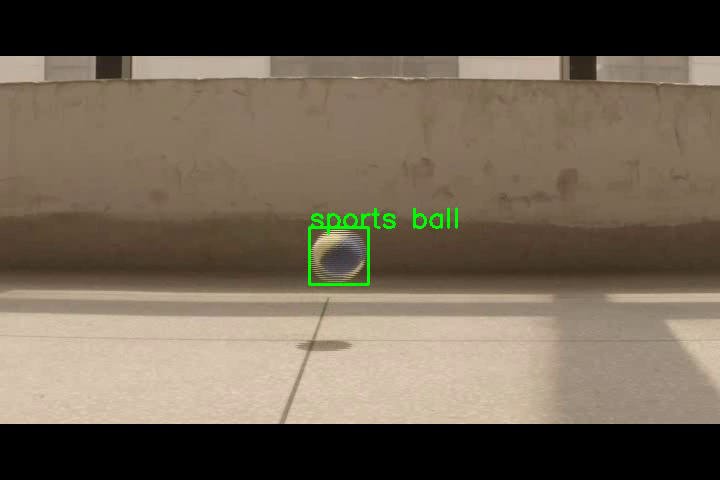
#> input picture frame 5 of media/output.mp4, 720 x 480 px, given in place of perfect_curved_ball.avi, which was not available
$ python sparse_optical_flow.py
#> lines starting #> are read from the running program, lines starting #| are printed output that depends on the picture; after the words box and inside, x2 and y2 are one past the last pixel; in counts of white or black regions, pixels touching at a corner belong together; pictures that were not available may be replaced by others from this repository, and a replacement may not be noted
import numpy as np
import cv2
import time

is_begin = True

lk_params = dict(winSize=(15, 15),
                 maxLevel=2,
                 criteria=(cv2.TERM_CRITERIA_EPS | cv2.TERM_CRITERIA_COUNT, 10, 0.03))

feature_params = dict(maxCorners=20,
                      qualityLevel=0.3,
                      minDistance=10,
                      blockSize=7)

trajectory_len = 40
detect_interval = 5
trajectories = []
frame_idx = 0

# cap = cv2.VideoCapture(0)
# cap = cv2.VideoCapture("../media/kid_play_tennis.mp4")
cap = cv2.VideoCapture("../media/perfect_curved_ball.avi")
output_file = "./output.mp4"
output_mask_file = "./output_mask.mp4"
fourcc = cv2.VideoWriter_fourcc('a', 'v', 'c', '1')

# initial
# old_frame = cap.read()
# mask = np.zeros_like(old_frame)

while True:

    # start time to calculate FPS
    start = time.time()

    suc, frame = cap.read()
#> frame is the input picture: shape (480, 720, 3); mean B, G, R 82.3, 98.3, 110.4

    if frame is None:
        break

    processed = frame

    if is_begin:
        h, w, _ = processed.shape
#> h = 480; w = 720
        out1 = cv2.VideoWriter(output_file, fourcc, 30, (w, h), True)
        out2 = cv2.VideoWriter(output_mask_file, fourcc, 30, (w, h), True)
        is_begin = False

    frame_gray = cv2.cvtColor(frame, cv2.COLOR_BGR2GRAY)
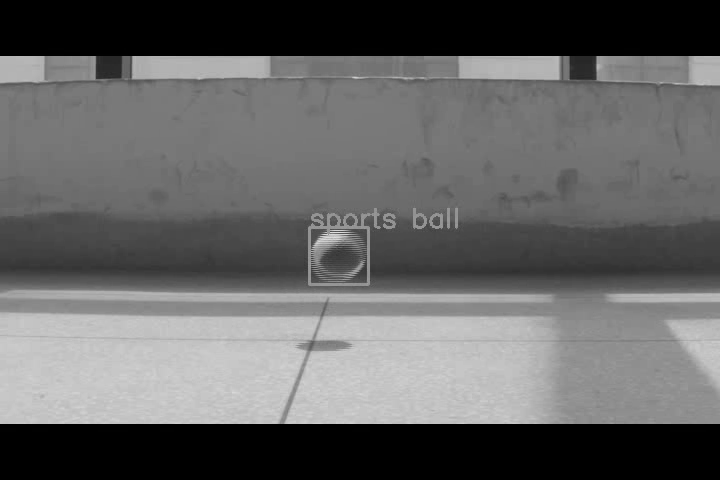
#> frame_gray: shape (480, 720); min 0, max 224, mean 100.1
    img = frame.copy()

    # Calculate optical flow for a sparse feature set using the iterative Lucas-Kanade Method
    if len(trajectories) > 0:
        img0, img1 = prev_gray, frame_gray
        p0 = np.float32([trajectory[-1] for trajectory in trajectories]).reshape(-1, 1, 2)
        p1, _st, _err = cv2.calcOpticalFlowPyrLK(img0, img1, p0, None, **lk_params)
        p0r, _st, _err = cv2.calcOpticalFlowPyrLK(img1, img0, p1, None, **lk_params)
        d = abs(p0 - p0r).reshape(-1, 2).max(-1)
        good = d < 1

        new_trajectories = []

        # Get all the trajectories
        for trajectory, (x, y), good_flag in zip(trajectories, p1.reshape(-1, 2), good):
            if not good_flag:
                continue
            trajectory.append((x, y))
            if len(trajectory) > trajectory_len:
                del trajectory[0]
            new_trajectories.append(trajectory)
            # Newest detected point
            cv2.circle(img, (int(x), int(y)), 2, (0, 0, 255), -1)

        trajectories = new_trajectories

        # Draw all the trajectories
        cv2.polylines(img, [np.int32(trajectory) for trajectory in trajectories], False, (0, 255, 0))
        cv2.putText(img, 'track count: %d' % len(trajectories), (20, 50), cv2.FONT_HERSHEY_PLAIN, 1, (0, 255, 0), 2)

    # Update interval - When to update and detect new features
    if frame_idx % detect_interval == 0:
        mask = np.zeros_like(frame_gray)
        mask[:] = 255

        # Lastest point in latest trajectory
        for x, y in [np.int32(trajectory[-1]) for trajectory in trajectories]:
            cv2.circle(mask, (x, y), 5, 0, -1)

        # Detect the good features to track
        p = cv2.goodFeaturesToTrack(frame_gray, mask=mask, **feature_params)
#> p = 20 rows, first 8: [598, 59], [93, 59], [132, 59], [340, 225], [361, 225], [393, 225], [324, 225], [440, 226]
        if p is not None:
            # If good features can be tracked - add that to the trajectories
            for x, y in np.float32(p).reshape(-1, 2):
                trajectories.append([(x, y)])
#> this loop made 20 passes
#> (x, y) on passes 1 to 12: (598, 59), (93, 59), (132, 59), (340, 225), (361, 225), (393, 225), (324, 225), (440, 226), (380, 226), (134, 77), (561, 59), (367, 283)
#> after the loop, trajectories = [[(598, 59)], [(93, 59)], [(132, 59)], [(340, 225)], [(361, 225)], [(393, 225)], [(324, 225)], [(440, 226)], [(380, 226)], [(134, 77)], [(561, 59)], [(367, 283)], [(98, 78)], [(313, 231)], [(313, 217)], [(313, 280)], [(415, 226)], [(558, 77)], [(599, 78)], [(439, 216)]]

    frame_idx += 1
    prev_gray = frame_gray

    # End time
    end = time.time()
    # calculate the FPS for current frame detection
    fps = 1 / np.round(end - start, 2)

    # Show Results
    cv2.putText(img, f"{fps:.2f} FPS", (20, 30), cv2.FONT_HERSHEY_SIMPLEX, 1, (0, 255, 0), 2)
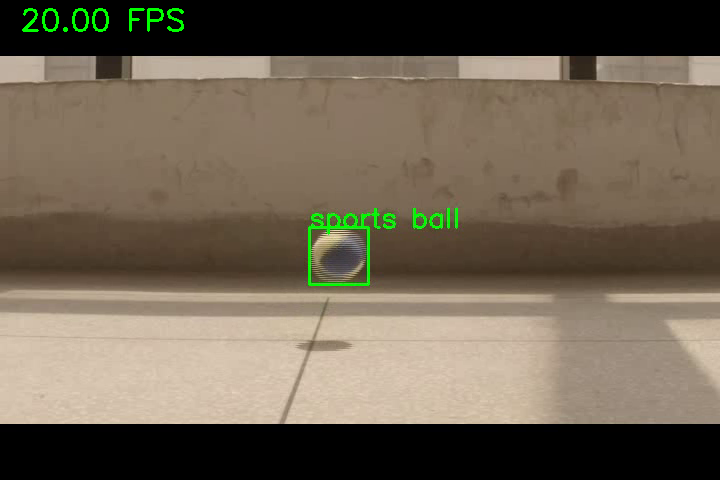
#> img: shape (480, 720, 3); 0.34% of pixels changed, all inside (x1, y1, x2, y2) = (22, 8, 184, 32)
    cv2.imshow('Optical Flow', img)
    # cv2.imshow('Mask', mask)

    # video = cv2.add(img, mask)
    out1.write(img)
    out2.write(mask)
#> mask: shape (480, 720); every value is 255

    if cv2.waitKey(10) & 0xFF == ord('q'):
#> (key q is pressed here)
        break

cap.release()
cv2.destroyAllWindows()

$ run again, starting later in the video
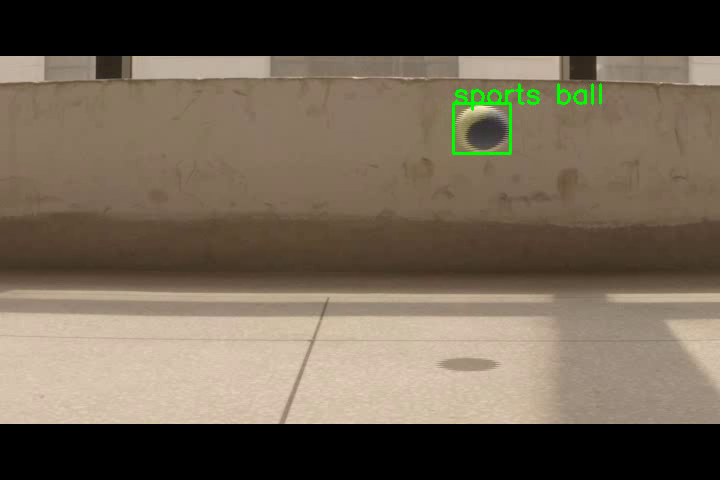
#> input picture frame 25 of media/output.mp4, 720 x 480 px, given in place of perfect_curved_ball.avi, which was not available
#> frame is the input picture: shape (480, 720, 3); mean B, G, R 81.7, 97.7, 110
#> `frame_gray = cv2.cvtColor(frame, cv2.COLOR_BGR2GRAY)`:
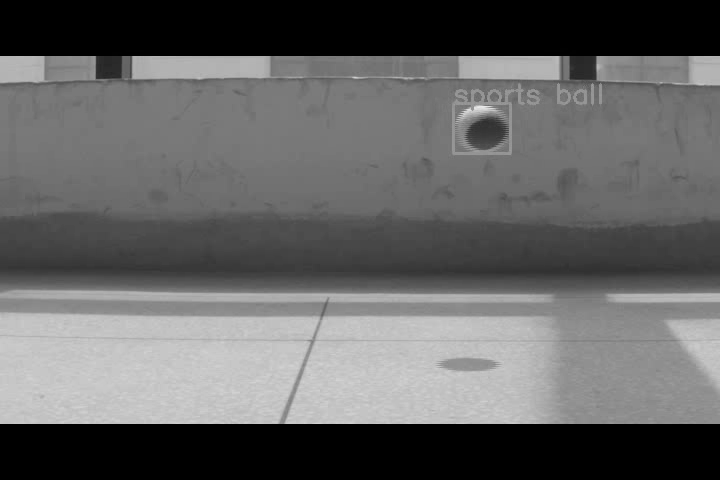
#> frame_gray: shape (480, 720); min 0, max 234, mean 99.6
#> p = [[93, 59], [598, 59], [132, 59], [560, 59], [98, 77], [134, 77], [471, 107], [558, 77], [598, 80], [283, 420]]
#> the loop `for x, y in np.float32(p).reshape(-1, 2):` made 10 passes
#> after the loop `for x, y in np.float32(p).reshape(-1, 2):`: trajectories = [[(93, 59)], [(598, 59)], [(132, 59)], [(560, 59)], [(98, 77)], [(134, 77)], [(471, 107)], [(558, 77)], [(598, 80)], [(283, 420)]]
#> `cv2.putText(img, f"{fps:.2f} FPS", (20, 30), cv2.FONT_HERSHEY_SIMPLEX,..`:
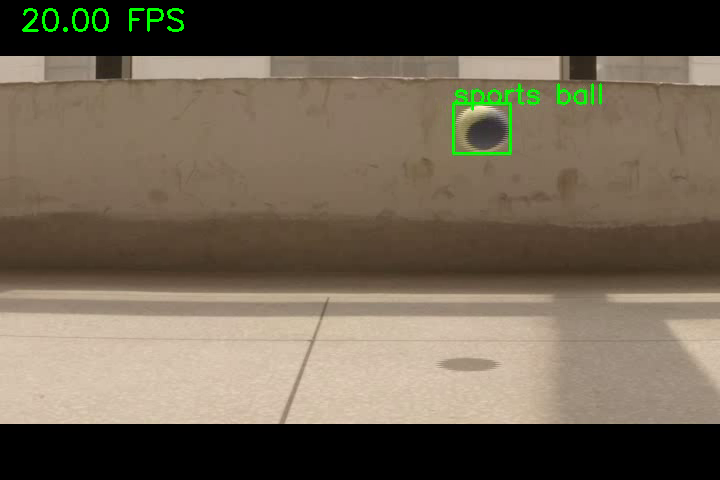
#> img: shape (480, 720, 3); 0.34% of pixels changed, all inside (x1, y1, x2, y2) = (22, 8, 184, 32)
#> mask: shape (480, 720); every value is 255

$ run again, starting later in the video
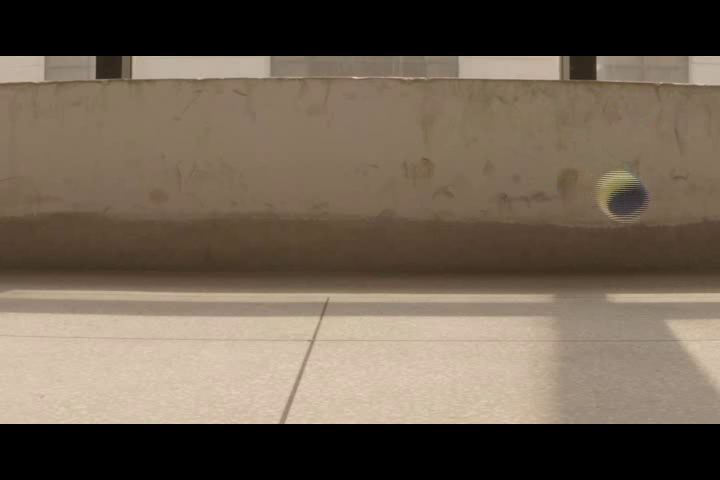
#> input picture frame 45 of media/output.mp4, 720 x 480 px, given in place of perfect_curved_ball.avi, which was not available
#> frame is the input picture: shape (480, 720, 3); mean B, G, R 82.1, 97.1, 110.7
#> `frame_gray = cv2.cvtColor(frame, cv2.COLOR_BGR2GRAY)`:
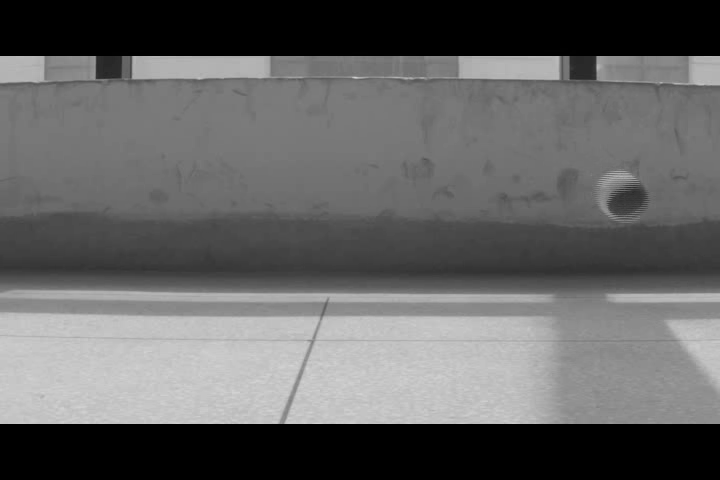
#> frame_gray: shape (480, 720); min 0, max 212, mean 99.5
#> p = [[93, 59], [598, 59], [132, 59], [561, 59], [98, 77], [134, 77], [558, 77], [283, 420], [599, 79]]
#> the loop `for x, y in np.float32(p).reshape(-1, 2):` made 9 passes
#> after the loop `for x, y in np.float32(p).reshape(-1, 2):`: trajectories = [[(93, 59)], [(598, 59)], [(132, 59)], [(561, 59)], [(98, 77)], [(134, 77)], [(558, 77)], [(283, 420)], [(599, 79)]]
#> `cv2.putText(img, f"{fps:.2f} FPS", (20, 30), cv2.FONT_HERSHEY_SIMPLEX,..`:
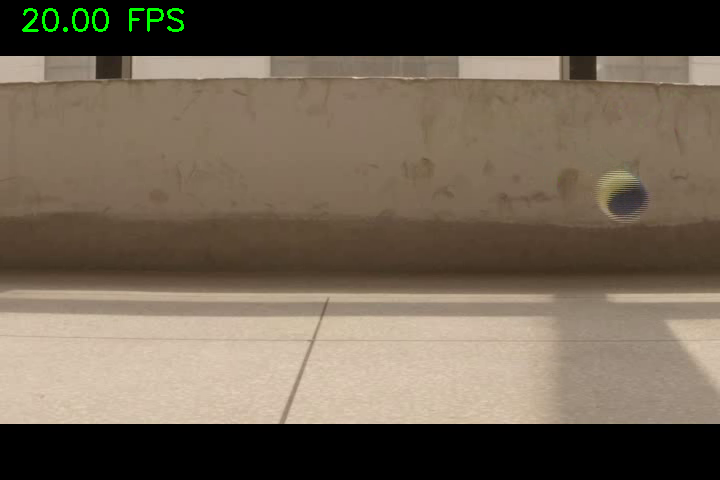
#> img: shape (480, 720, 3); 0.34% of pixels changed, all inside (x1, y1, x2, y2) = (22, 8, 184, 32)
#> mask: shape (480, 720); every value is 255
